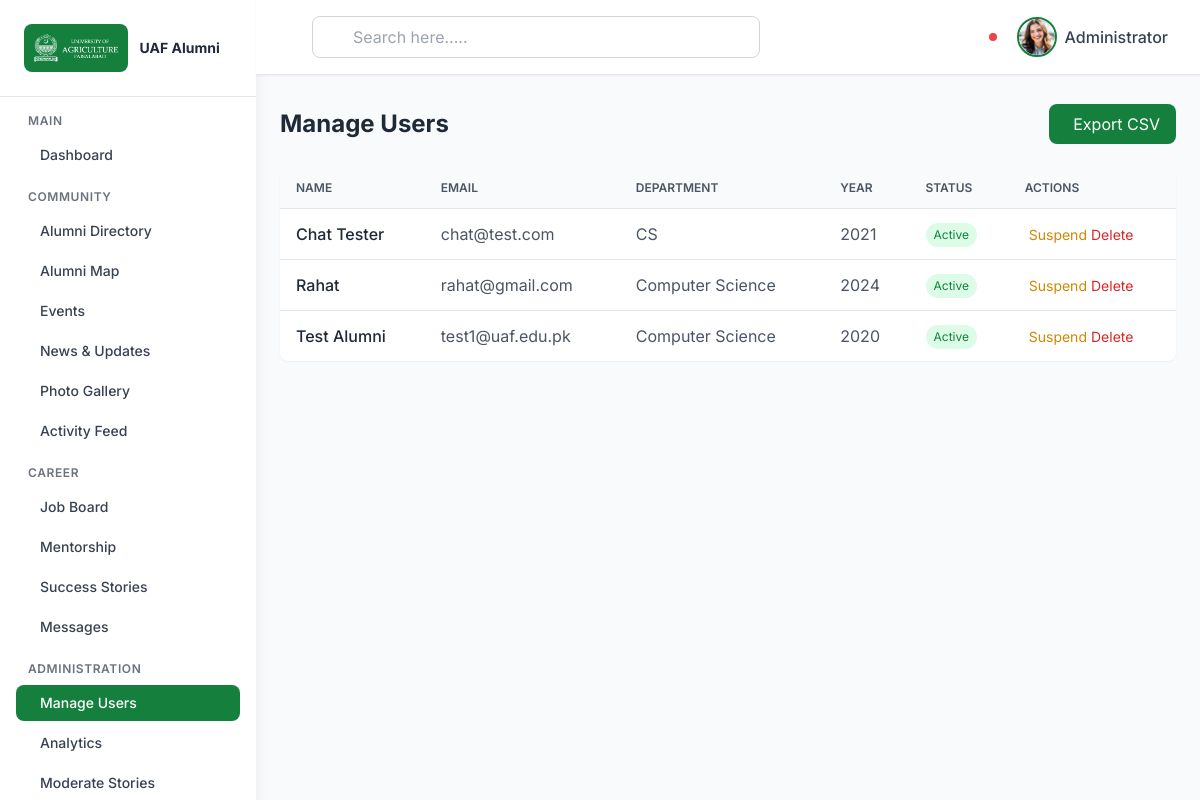
Page /admin/index.php?action=admin_users (signed in) on the committed database.
### tables this page shows
CREATE TABLE `alumni` (
  `alumni_id` int(11) NOT NULL,
  `user_id` int(11) NOT NULL,
  `name` varchar(255) NOT NULL,
  `phone` varchar(20) DEFAULT NULL,
  `graduation_year` int(4) DEFAULT NULL,
  `department` varchar(100) DEFAULT NULL,
  `degree` varchar(100) DEFAULT NULL,
  `current_job` varchar(255) DEFAULT NULL,
  `company` varchar(255) DEFAULT NULL,
  `address` text DEFAULT NULL,
  `profile_picture` varchar(255) DEFAULT NULL,
  `bio` text DEFAULT NULL,
  `achievements` text DEFAULT NULL,
  `skills` text DEFAULT NULL,
  `updated_at` datetime DEFAULT NULL ON UPDATE current_timestamp(),
  `latitude` decimal(10,7) DEFAULT NULL,
  `longitude` decimal(10,7) DEFAULT NULL,
  `geocoded_address` varchar(500) DEFAULT NULL
);

CREATE TABLE `users` (
  `user_id` int(11) NOT NULL,
  `email` varchar(255) NOT NULL,
  `password` varchar(255) NOT NULL,
  `role` varchar(50) NOT NULL DEFAULT 'alumni',
  `created_at` datetime NOT NULL DEFAULT current_timestamp(),
  `status` varchar(20) DEFAULT 'active'
);

### admin/controllers/AdminController.php (called while the page is built, shortened)
<?php
require_once __DIR__ . '/../includes/helpers.php';
require_once __DIR__ . '/../models/Alumni.php';
class AdminController {
    public function users() {
        $alumniModel = new Alumni();
        $users = $alumniModel->getAll();
        require __DIR__ . '/../views/admin/users.php';
    }
}

### admin/models/Alumni.php (called while the page is built, shortened)
<?php
require_once __DIR__ . '/../config/database.php';
class Alumni {
    private $conn;
    private $table = 'alumni';
    public function __construct() {
        $database = new Database();
        $this->conn = $database->getConnection();
    }
    public function getAll($filters = []) {
        $query = "SELECT a.*, u.email
                  FROM " . $this->table . " a
                  INNER JOIN users u ON a.user_id = u.user_id
                  WHERE u.status = 'active'";
        $params = [];
        $query .= " ORDER BY a.name ASC";
        $stmt = $this->conn->prepare($query);
        $stmt->execute();
        return $stmt->fetchAll();
    }
}

### admin/config/database.php (called while the page is built, shortened)
<?php
class Database {
    private $host = 'localhost';
    private $db_name = 'alumni_portal';
    private $username = 'root';
    private $password = '';
    public function getConnection() {
        $this->conn = null;
        try {
            $this->conn = new PDO(
                "mysql:host=" . $this->host . ";dbname=" . $this->db_name . ";charset=utf8mb4",
                $this->username,
                $this->password,
                [
                    PDO::ATTR_ERRMODE => PDO::ERRMODE_EXCEPTION,
                    PDO::ATTR_DEFAULT_FETCH_MODE => PDO::FETCH_ASSOC,
                    PDO::ATTR_EMULATE_PREPARES => false
                ]
            );
        } catch(PDOException $exception) {
            error_log("Connection error: " . $exception->getMessage());
        }
        return $this->conn;
    }
}

### admin/includes/helpers.php (called while the page is built, shortened)
<?php
function e($str) {
    return htmlspecialchars($str ?? '', ENT_QUOTES, 'UTF-8');
}

### admin/views/admin/users.php (the view, shortened to what this page needs)
<!DOCTYPE html>
<html lang="en">
<?php include __DIR__ . '/../shared/head.php'; ?>
<body class="bg-gray-50">
<?php include __DIR__ . '/../shared/sidebar.php'; ?>
<?php include __DIR__ . '/../shared/header.php'; ?>
<main class="lg:ml-64 pt-20 min-h-screen">
    <div class="p-6">
        <div class="flex items-center justify-between mb-6">
            <h1 class="text-2xl font-bold text-gray-800">Manage Users</h1>
            <a href="index.php?action=admin_export" class="bg-green-700 text-white px-4 py-2 rounded-lg hover:bg-green-800 flex items-center space-x-2">
                <i class="ri-download-line"></i><span>Export CSV</span>
            </a>
        </div>
        <div class="bg-white rounded-lg shadow-sm overflow-hidden">
            <table class="min-w-full divide-y divide-gray-200">
                <thead class="bg-gray-50">
                    <tr>
                        <th class="px-4 py-3 text-left text-xs font-semibold text-gray-600 uppercase">Name</th>
                        <th class="px-4 py-3 text-left text-xs font-semibold text-gray-600 uppercase">Email</th>
                        <th class="px-4 py-3 text-left text-xs font-semibold text-gray-600 uppercase">Department</th>
                        <th class="px-4 py-3 text-left text-xs font-semibold text-gray-600 uppercase">Year</th>
                        <th class="px-4 py-3 text-left text-xs font-semibold text-gray-600 uppercase">Status</th>
                        <th class="px-4 py-3 text-left text-xs font-semibold text-gray-600 uppercase">Actions</th>
                    </tr>
                </thead>
                <tbody class="divide-y divide-gray-200">
                    <?php foreach ($users as $u): ?>
                    <tr class="hover:bg-gray-50">
                        <td class="px-4 py-3 font-medium text-gray-800"><?= e($u['name']) ?></td>
                        <td class="px-4 py-3 text-gray-600"><?= e($u['email']) ?></td>
                        <td class="px-4 py-3 text-gray-600"><?= e($u['department'] ?: '—') ?></td>
                        <td class="px-4 py-3 text-gray-600"><?= e($u['graduation_year'] ?: '—') ?></td>
                        <td class="px-4 py-3">
                            <?php $st = $u['status'] ?? 'active'; ?>
                            <span class="inline-block px-2 py-1 text-xs rounded-full <?= $st === 'active' ? 'bg-green-100 text-green-700' : 'bg-red-100 text-red-700' ?>"><?= e(ucfirst($st)) ?></span>
                        </td>
                        <td class="px-4 py-3">
                            <form method="POST" action="index.php?action=admin_user_action" class="inline-flex space-x-1">
                                <?php if ($st === 'active'): ?>
                                    <button name="op" value="suspend" class="text-yellow-600 hover:text-yellow-800 text-sm"><i class="ri-pause-circle-line"></i> Suspend</button>
                                <?php else: ?>
                                    <button name="op" value="activate" class="text-green-600 hover:text-green-800 text-sm"><i class="ri-play-circle-line"></i> Activate</button>
                                <?php endif; ?>
                                <button name="op" value="delete" onclick="return confirm('Delete this user permanently?')" class="text-red-600 hover:text-red-800 text-sm ml-2"><i class="ri-delete-bin-line"></i> Delete</button>
                            </form>
                        </td>
                    </tr>
                    <?php endforeach; ?>
                </tbody>
            </table>
        </div>
    </div>
</main>
</body>
</html>

### admin/views/shared/head.php (style rules this page uses)
:root { --primary-green: #1a5f3f; --primary-green-dark: #0f4a2f; --primary-green-light: #2d7a5a; }
body { font-family: 'Inter', sans-serif; }

### rows in the picture
alumni: name "Chat Tester", user.email "chat@test.com", department "CS", graduation_year "2021", st "Active"
alumni: name "Rahat", user.email "rahat@gmail.com", department "Computer Science", graduation_year "2024", st "Active"
alumni: name "Test Alumni", user.email "test1@uaf.edu.pk", department "Computer Science", graduation_year "2020", st "Active"

### other values in the picture
$_SESSION['name'] "Administrator"
